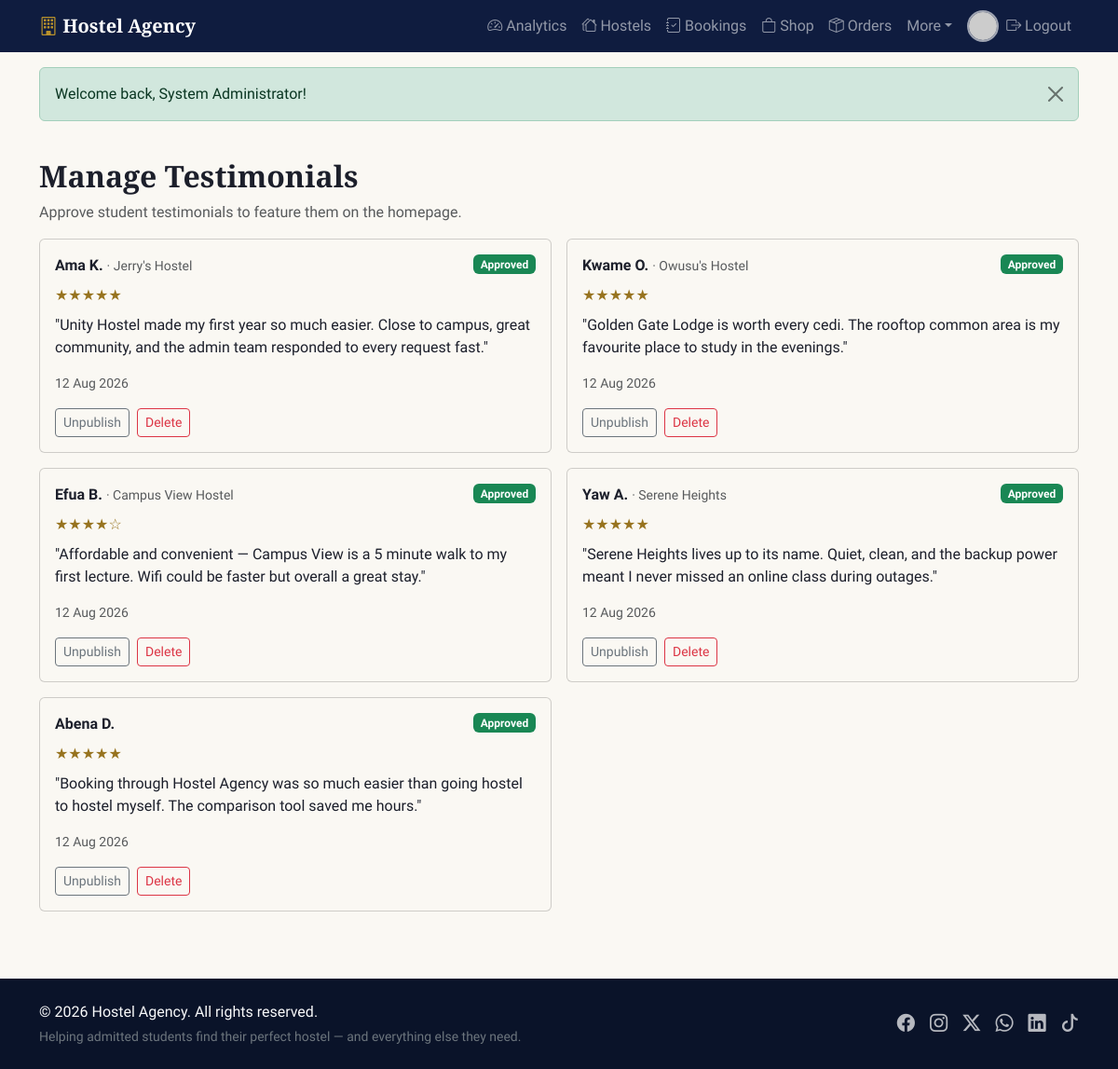
Screenshot of /admin/testimonials.php (signed in) with the database file from the repository.
### tables this page shows
CREATE TABLE `testimonials` (
  `id` int(11) NOT NULL,
  `user_id` int(11) DEFAULT NULL,
  `hostel_id` int(11) DEFAULT NULL,
  `display_name` varchar(120) NOT NULL,
  `rating` tinyint(4) NOT NULL DEFAULT 5,
  `message` text NOT NULL,
  `is_approved` tinyint(1) NOT NULL DEFAULT 0,
  `created_at` timestamp NOT NULL DEFAULT current_timestamp()
);

CREATE TABLE `hostels` (
  `id` int(11) NOT NULL,
  `name` varchar(150) NOT NULL,
  `description` text DEFAULT NULL,
  `address` varchar(255) DEFAULT NULL,
  `latitude` decimal(10,7) DEFAULT NULL,
  `longitude` decimal(10,7) DEFAULT NULL,
  `distance_to_campus_km` decimal(5,2) DEFAULT 0.00,
  `main_image` varchar(255) DEFAULT NULL,
  `created_at` timestamp NOT NULL DEFAULT current_timestamp()
);

### includes/functions.php (called while the page is built, shortened)
<?php
function h($str) {
    return htmlspecialchars($str ?? '', ENT_QUOTES, 'UTF-8');
}

### admin/testimonials.php (the view, shortened to what this page needs)
<?php
require_once __DIR__ . '/../includes/functions.php';
$testimonials = $pdo->query("SELECT t.*, h.name AS hostel_name FROM testimonials t
    LEFT JOIN hostels h ON h.id = t.hostel_id
    ORDER BY t.is_approved ASC, t.created_at DESC")->fetchAll();
require __DIR__ . '/../includes/header.php';
?>
<div class="container py-4">
  <h2>Manage Testimonials</h2>
  <p class="text-muted">Approve student testimonials to feature them on the homepage.</p>
  <div class="row g-3">
    <?php foreach ($testimonials as $t): ?>
      <div class="col-md-6">
        <div class="card p-3 h-100">
          <div class="d-flex justify-content-between align-items-start mb-2">
            <div>
              <strong><?= h($t['display_name']) ?></strong>
              <?php if ($t['hostel_name']): ?><span class="small text-muted"> &middot; <?= h($t['hostel_name']) ?></span><?php endif; ?>
            </div>
            <span class="badge bg-<?= $t['is_approved'] ? 'success' : 'warning' ?>"><?= $t['is_approved'] ? 'Approved' : 'Pending' ?></span>
          </div>
          <div class="mb-2 text-warning"><?= str_repeat('★', (int)$t['rating']) . str_repeat('☆', 5 - (int)$t['rating']) ?></div>
          <p class="flex-grow-1">"<?= nl2br(h($t['message'])) ?>"</p>
          <p class="small text-muted"><?= date('d M Y', strtotime($t['created_at'])) ?></p>
          <div class="d-flex gap-2">
            <?php if (!$t['is_approved']): ?>
              <form method="post"><input type="hidden" name="csrf" value="<?= h(csrf_token()) ?>"><input type="hidden" name="id" value="<?= (int)$t['id'] ?>"><button class="btn btn-sm btn-success" name="approve" value="1">Approve</button></form>
            <?php else: ?>
              <form method="post"><button class="btn btn-sm btn-outline-secondary" name="unapprove" value="1">Unpublish</button></form>
            <?php endif; ?>
            <form method="post" onsubmit="return confirm('Delete this testimonial?');"><button class="btn btn-sm btn-outline-danger" name="delete" value="1">Delete</button></form>
          </div>
        </div>
      </div>
    <?php endforeach; ?>
  </div>
</div>
<?php require __DIR__ . '/../includes/footer.php'; ?>

### assets/css/style.css (style rules this page uses)
:root { --navy: #0f1c3f; --navy-dark: #0a1329; --navy-light: #24365f; --gold: #b8912c; --gold-dark: #97731f; --gold-light: #d9b95c; --cream: #faf8f3; --card-bg: #ffffff; --border-subtle: #e5e0d5; --text-dark: #1c1f2b; --text-muted: #6b7280; --bs-body-bg: var(--cream); --bs-body-color: var(--text-dark); --bs-border-color: var(--border-subtle); --bs-primary: var(--navy); --bs-primary-rgb: 15, 28, 63; --bs-warning: var(--gold); --bs-warning-rgb: 184, 145, 44; --bs-link-color: var(--navy); --bs-link-hover-color: var(--gold-dark); }
body { background-color: var(--cream); font-family: 'Source Sans 3', 'Segoe UI', Roboto, Arial, sans-serif; color: var(--text-dark); }
h1, h2, h3, h4, .navbar-brand { font-family: 'Playfair Display', Georgia, 'Times New Roman', serif; font-weight: 700; }
.text-warning { color: var(--gold-dark) !important; }

### rows the page displays
testimonials: display_name "Ama K.", hostel.name "Jerry's Hostel", is_approved "Approved", rating "★★★★★", message "Unity Hostel made my first year so much easier. Close to campus, great community, and the admin team responded to every request fast.", created_at "12 Aug 2026"
testimonials: display_name "Kwame O.", hostel.name "Owusu's Hostel", is_approved "Approved", rating "★★★★★", message "Golden Gate Lodge is worth every cedi. The rooftop common area is my favourite place to study in the evenings.", created_at "12 Aug 2026"
testimonials: display_name "Efua B.", hostel.name "Campus View Hostel", is_approved "Approved", rating "★★★★", rating "☆", message "Affordable and convenient — Campus View is a 5 minute walk to my first lecture. Wifi could be faster but overall a great stay.", created_at "12 Aug 2026"
testimonials: display_name "Yaw A.", hostel.name "Serene Heights", is_approved "Approved", rating "★★★★★", message "Serene Heights lives up to its name. Quiet, clean, and the backup power meant I never missed an online class during outages.", created_at "12 Aug 2026"
testimonials: display_name "Abena D.", is_approved "Approved", rating "★★★★★", message "Booking through Hostel Agency was so much easier than going hostel to hostel myself. The comparison tool saved me hours.", created_at "12 Aug 2026"

### other values shown
$flash['message'] "Welcome back, System Administrator!"
